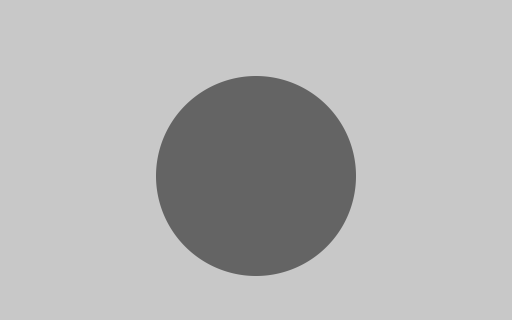
%> input picture matlab实现/second/simcircle2.bmp, 512 x 320 px
$ octave Algorithm_second.m   (GNU Octave 9; MATLAB toolbox functions it lacks are replaced by stand-ins)
%> lines starting %> are read from the running program, lines starting %| are printed output that depends on the picture; in (x1, y1, x2, y2) boxes, pixels count from 0 and x2, y2 are one past the last pixel; in counts of white or black regions, pixels touching at a corner belong together; the program's own positions count from 1
%基于局部的亚像素边缘提取
%完全理想的情况，阶跃边缘
%低噪声下高斯滤波

%% 读入理想圆的图
Image = imread('simcircle2.bmp');
%> Image is the input picture: size 320x512 uint8; min 100, max 200, mean 180.8
[weight,high] = size(Image);
%> weight = 320; high = 512
I_source = im2double(Image) * 255;
ccx = (weight+1)/2;
%> ccx = 160.5
ccy = (high + 1)/2;
%> ccy = 256.5

%% 求梯度图像Fx,Fy
%计算图像梯度，此时需要扩充图像
I_expan = zeros(weight+2,high+2);
for m = 2:1:weight+1
    for n = 2:1:high+1
        I_expan(m,n) = Image(m-1,n-1);
    end
end
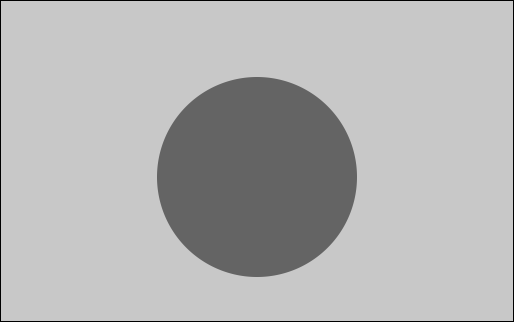
%> I_expan: size 322x514 double; min 0, max 200, mean 179
% 设置Sobel算子x方向模板
Hx = [-1,-2,-1;0,0,0;1,2,1];
% 设置Sobel算子y方向模板
Hy = Hx';
%编程序实现x,y方向梯度计算
Fx1 = zeros(weight+2,high+2);
Fy1 = zeros(weight+2,high+2);
W = zeros(3,3);%移动窗口
for i = 1:weight
    for j = 1:high
        %模板移动窗口
        W = [I_expan(i,j),I_expan(i,j+1),I_expan(i,j+2);I_expan(i+1,j),I_expan(i+1,j+1),I_expan(i+1,j+2);I_expan(i+2,j),I_expan(i+2,j+1),I_expan(i+2,j+2)];
        Sx = Hx .* W;
        Sy = Hy .* W;
        Fx1(i+1,j+1) = sum(sum(Sx));
        Fy1(i+1,j+1) = sum(sum(Sy));
    end
end
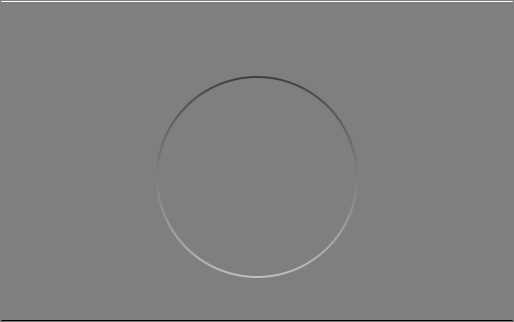
%> Fx1: size 322x514 double; min -800, max 800, mean 0; drawn with min black and max white
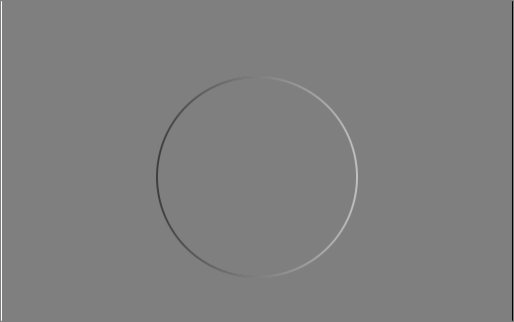
%> Fy1: size 322x514 double; min -800, max 800, mean 0; mean of the top-left, top-right, bottom-left and bottom-right quarters 1.5, -1.5, 0.8, -0.8; drawn with min black and max white
% Fx1 = abs(Fx1);
% Fy1 = abs(Fy1);
% 将一圈扩展1个像素的图像复原
Fx = zeros(weight,high);
Fy = zeros(weight,high);
for i = 1:weight
    for j = 1:high
        Fx(i,j) = Fx1(i+1,j+1);
        Fy(i,j) = Fy1(i+1,j+1);
    end
end

%% 计算边缘点的位置
point = [];
ISobel = zeros(weight,high);
I_edge = abs(Fx) + abs(Fy);
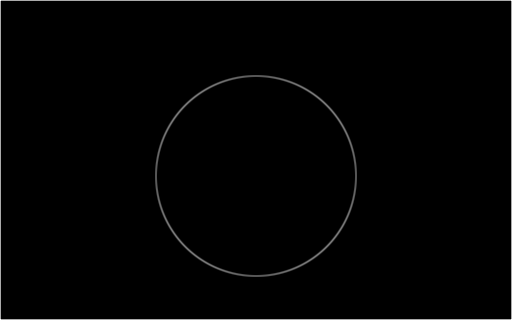
%> I_edge: size 320x512 double; min 0, max 1200, mean 12; drawn with min black and max white
for k = 2:(weight-1)
    for j = 2:(high-1)
        if (I_edge(k,j)>=410)
            ISobel(k,j) = 1;
            point = [point;k,j];
        else
            ISobel(k,j) = 0;
        end
    end
end
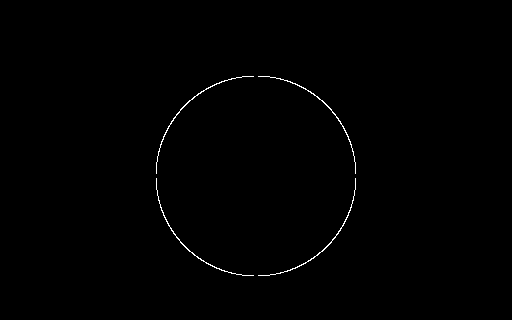
%> ISobel: size 320x512 double; values 0 (black) and 1 (white), 0.45% white in thin lines or dots, all inside (x1, y1, x2, y2) = (156, 76, 356, 276)
%> after the loop, point = 732 rows, first 12: [77 243; 77 244; 77 245; 77 246; 77 247; 77 248; 77 249; 77 250; 77 251; 77 252; 77 253; 77 254]
[number,l] = size(point);
%> number = 732; l = 2
%% 根据Fy,Fx得出边缘点大致方向
point_direc = zeros(number,3);
for a = 1:1:number
    if abs(Fy(point(a,1),point(a,2)))<=abs(Fx(point(a,1),point(a,2)))
        if(Fy(point(a,1),point(a,2))*Fx(point(a,1),point(a,2))>0)
                Direc = 2;      %(0,45)
        else    Direc = 1;      %(135,180)
        end
    elseif abs(Fy(point(a,1),point(a,2))) > abs(Fx(point(a,1),point(a,2)))
        if(Fy(point(a,1),point(a,2))*Fx(point(a,1),point(a,2))>0)
                Direc = 8;      %(45,90)
        else    Direc = 4;      %(90,135)
        end
    end
    point_direc(a,:) = [point(a,1),point(a,2),Direc];
end
%> after the loop, Direc = 2; point_direc = 732 rows, first 12: [77 243 2; 77 244 2; 77 245 2; 77 246 2; 77 247 2; 77 248 2; 77 249 2; 77 250 2; 77 251 2; 77 252 2; 77 253 2; 77 254 2]

s = [512,320];
imshow(ISobel)
matlab_edge_index = find(ISobel'>0);
%> matlab_edge_index = 732 values from 39155 to 141070
[edgex,edgey] = ind2sub(s,matlab_edge_index);
%> edgex = 732 values, max 356 at index 344, min 157 at index 343, mean 256.5; edgey = 732 values from 77 to 276
matlab_edge(:,1) = edgey;
matlab_edge(:,2) = edgex;
title('matlab仿真边缘结果')

%% 亚像素边缘计算
%忽略图像边缘的像素
% a = zeros(number,4);
% b = zeros(number,4);
%matlab_sim = zeros(number,5);
matlab_sim = [];
Image = im2double(Image);
%> Image: size 320x512 double
for h = 1:number
    state = point_direc(h,3);
    cx = point_direc(h,1); cy = point_direc(h,2);
    if(cx>2 && cy>2 && cx<319 && cy<511)
        switch state
            case 2
                Window = Image(cx-2:cx+2,cy-1:cy+1);
                A = (Window(5,3)+Window(5,2)+Window(4,3))./3;
                B = (Window(1,1) + Window(1,2) + Window(2,1))./3;
                SL = sum(Window(:,1));
                SM = sum(Window(:,2));
                SR = sum(Window(:,3));
            case 1
                Window = Image(cx-2:cx+2,cy-1:cy+1);
                A = (Window(5,1)+Window(5,2)+Window(4,1))./3;
                B = (Window(1,3) + Window(1,2) + Window(2,3))./3;
                SL = sum(Window(:,1));
                SM = sum(Window(:,2));
                SR = sum(Window(:,3));
            case 8
                Window = Image(cx-1:cx+1,cy-2:cy+2);
                A = (Window(3,5)+Window(2,5)+Window(3,4))./3;
                B = (Window(1,1) + Window(2,1) + Window(1,2))./3;
                SL = sum(Window(1,:));
                SM = sum(Window(2,:));
                SR = sum(Window(3,:));
            case 4
                Window = Image(cx-1:cx+1,cy-2:cy+2);
                A = (Window(3,1)+Window(3,2)+Window(2,1))./3;
                B = (Window(1,5) + Window(1,4) + Window(2,5))./3;
                SL = sum(Window(1,:));
                SM = sum(Window(2,:));
                SR = sum(Window(3,:));

        end
        tmpc = (SL +SR - 2*SM)/2/(A-B);
        tmpa = (2*SM - 5*(A+B))/2/(A-B) - 1/12*tmpc;
        tmpb = (SR - SL)/2/(A-B);
        matlab_sim = [matlab_sim;cx,cy,tmpa,tmpb,tmpc,state];
    end
end
%> this loop made 732 passes
%> (state, cx, cy, SL, SM, SR, tmpc, tmpa) on passes 1 to 2: (2, 77, 243, 3.16, 3.11, 3.05, 0, -0.42), (2, 77, 244, 3.11, 3.05, 3, -0.01, -0.279)
%> (state, cx, cy, SL, SM, SR, tmpc, tmpa) on passes 3 to 8: (2, 77, 245, 3.05, 3, 2.96, -0.005, -0.16), (2, 77, 246, 3, 2.96, 2.92, -0.005, -0.0496), (2, 77, 247, 2.96, 2.92, 2.89, -0.005, 0.0504), (2, 77, 248, 2.92, 2.89, 2.85, -0.005, 0.14), (2, 77, 249, 2.89, 2.85, 2.83, -0.005, 0.22), (2, 77, 250, 2.85, 2.83, 2.8, -0.005, 0.29)

%% 通过计算每个边缘点离圆中心的半径与设定的理想半径之差来测试算法正确性
% [15 lines of commented-out code are left out]
b = matlab_sim(:,4);
c = matlab_sim(:,5);
mu = (1 + b.^2).^1.5;
K = 2 .* c ./ mu;
Ksim = 1/sqrt(60);
Kerr = sum((abs(K) - Ksim).^2).^0.5/length(b);
